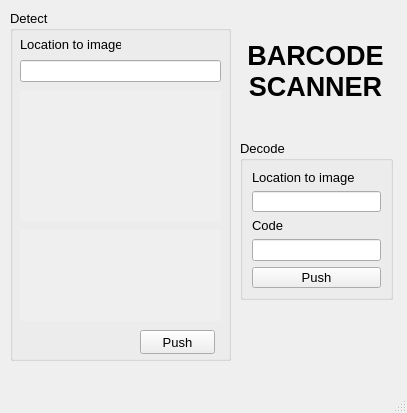
<?xml version="1.0" encoding="UTF-8"?>
<ui version="4.0">
 <class>MainWindow</class>
 <widget class="QMainWindow" name="MainWindow">
  <property name="geometry">
   <rect>
    <x>0</x>
    <y>0</y>
    <width>407</width>
    <height>413</height>
   </rect>
  </property>
  <property name="windowTitle">
   <string>Barcode Scanner</string>
  </property>
  <property name="windowIcon">
   <iconset>
    <normaloff>icon.png</normaloff>icon.png</iconset>
  </property>
  <property name="layoutDirection">
   <enum>Qt::LeftToRight</enum>
  </property>
  <property name="autoFillBackground">
   <bool>false</bool>
  </property>
  <widget class="QWidget" name="centralwidget">
   <widget class="QLabel" name="label">
    <property name="geometry">
     <rect>
      <x>240</x>
      <y>30</y>
      <width>151</width>
      <height>81</height>
     </rect>
    </property>
    <property name="font">
     <font>
      <pointsize>20</pointsize>
      <weight>75</weight>
      <bold>true</bold>
     </font>
    </property>
    <property name="layoutDirection">
     <enum>Qt::LeftToRight</enum>
    </property>
    <property name="autoFillBackground">
     <bool>true</bool>
    </property>
    <property name="text">
     <string>BARCODE SCANNER</string>
    </property>
    <property name="scaledContents">
     <bool>true</bool>
    </property>
    <property name="alignment">
     <set>Qt::AlignCenter</set>
    </property>
    <property name="wordWrap">
     <bool>true</bool>
    </property>
   </widget>
   <widget class="QGroupBox" name="groupBox">
    <property name="geometry">
     <rect>
      <x>10</x>
      <y>10</y>
      <width>221</width>
      <height>351</height>
     </rect>
    </property>
    <property name="font">
     <font>
      <pointsize>10</pointsize>
      <weight>50</weight>
      <bold>false</bold>
     </font>
    </property>
    <property name="title">
     <string>Detect</string>
    </property>
    <widget class="QPushButton" name="pushButton">
     <property name="geometry">
      <rect>
       <x>130</x>
       <y>320</y>
       <width>75</width>
       <height>24</height>
      </rect>
     </property>
     <property name="text">
      <string>Push</string>
     </property>
    </widget>
    <widget class="QLabel" name="label_2">
     <property name="geometry">
      <rect>
       <x>10</x>
       <y>26</y>
       <width>101</width>
       <height>16</height>
      </rect>
     </property>
     <property name="text">
      <string>Location to image</string>
     </property>
    </widget>
    <widget class="QLabel" name="label_5">
     <property name="enabled">
      <bool>true</bool>
     </property>
     <property name="geometry">
      <rect>
       <x>10</x>
       <y>80</y>
       <width>201</width>
       <height>131</height>
      </rect>
     </property>
     <property name="maximumSize">
      <size>
       <width>521</width>
       <height>16777215</height>
      </size>
     </property>
     <property name="layoutDirection">
      <enum>Qt::LeftToRight</enum>
     </property>
     <property name="autoFillBackground">
      <bool>true</bool>
     </property>
     <property name="text">
      <string/>
     </property>
     <property name="scaledContents">
      <bool>true</bool>
     </property>
     <property name="alignment">
      <set>Qt::AlignLeading|Qt::AlignLeft|Qt::AlignTop</set>
     </property>
    </widget>
    <widget class="QLabel" name="label_6">
     <property name="geometry">
      <rect>
       <x>10</x>
       <y>220</y>
       <width>201</width>
       <height>91</height>
      </rect>
     </property>
     <property name="autoFillBackground">
      <bool>true</bool>
     </property>
     <property name="text">
      <string/>
     </property>
     <property name="scaledContents">
      <bool>false</bool>
     </property>
     <property name="alignment">
      <set>Qt::AlignLeading|Qt::AlignLeft|Qt::AlignTop</set>
     </property>
    </widget>
    <widget class="QLineEdit" name="lineEdit">
     <property name="geometry">
      <rect>
       <x>10</x>
       <y>50</y>
       <width>201</width>
       <height>22</height>
      </rect>
     </property>
    </widget>
   </widget>
   <widget class="QGroupBox" name="groupBox_2">
    <property name="geometry">
     <rect>
      <x>240</x>
      <y>140</y>
      <width>153</width>
      <height>160</height>
     </rect>
    </property>
    <property name="font">
     <font>
      <pointsize>10</pointsize>
     </font>
    </property>
    <property name="mouseTracking">
     <bool>false</bool>
    </property>
    <property name="autoFillBackground">
     <bool>true</bool>
    </property>
    <property name="title">
     <string>Decode</string>
    </property>
    <layout class="QVBoxLayout" name="verticalLayout">
     <item>
      <widget class="QLabel" name="label_3">
       <property name="text">
        <string>Location to image</string>
       </property>
      </widget>
     </item>
     <item>
      <widget class="QLineEdit" name="lineEdit_2d"/>
     </item>
     <item>
      <widget class="QLabel" name="label_4">
       <property name="text">
        <string>Code</string>
       </property>
      </widget>
     </item>
     <item>
      <widget class="QLineEdit" name="lineEdit_2"/>
     </item>
     <item>
      <widget class="QPushButton" name="pushButton_3">
       <property name="text">
        <string>Push</string>
       </property>
      </widget>
     </item>
    </layout>
   </widget>
  </widget>
  <widget class="QMenuBar" name="menubar">
   <property name="geometry">
    <rect>
     <x>0</x>
     <y>0</y>
     <width>407</width>
     <height>21</height>
    </rect>
   </property>
  </widget>
  <widget class="QStatusBar" name="statusbar"/>
 </widget>
 <resources/>
 <connections/>
</ui>
